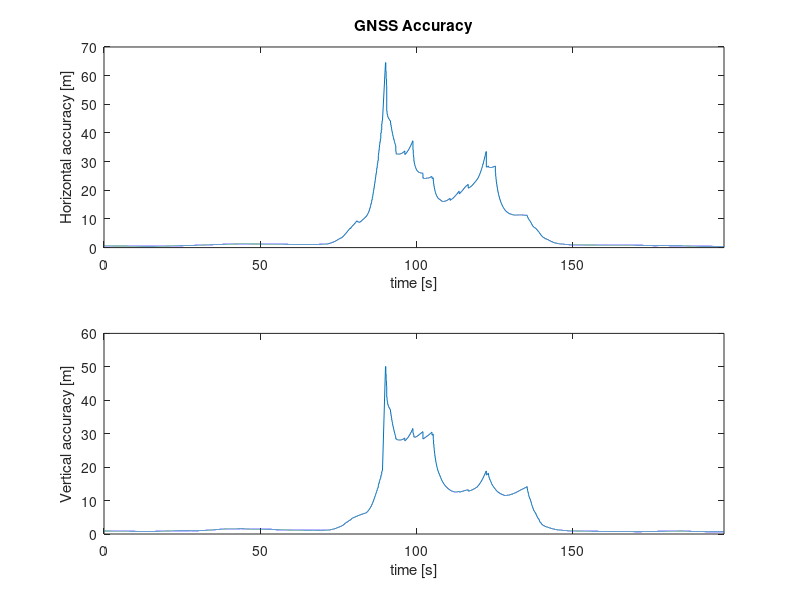

This chart was generated by the following MATLAB code:
format long g
clear all

csv = csvread("gps_acc.csv");

time_ms = csv(:, 1);
time_ms = time_ms - time_ms(1);
times_s = time_ms .* 1e-3;
h_acc = csv(:, 2);
v_acc = csv(:, 3);

%%%%%%%%
% Plot %
%%%%%%%%

%accelerometer
figure('Name', 'GNSS Accuracy');
subplot (2, 1, 1);
plot(times_s, h_acc);
title('GNSS Accuracy');
xlabel('time [s]');
ylabel('Horizontal accuracy [m]');
xlim([0 times_s(end)]) 
subplot (2, 1, 2);
plot(times_s, v_acc);
xlabel('time [s]');
ylabel('Vertical accuracy [m]');
xlim([0 times_s(end)]) 

disp("Press any key to leave");
pause;
close all;